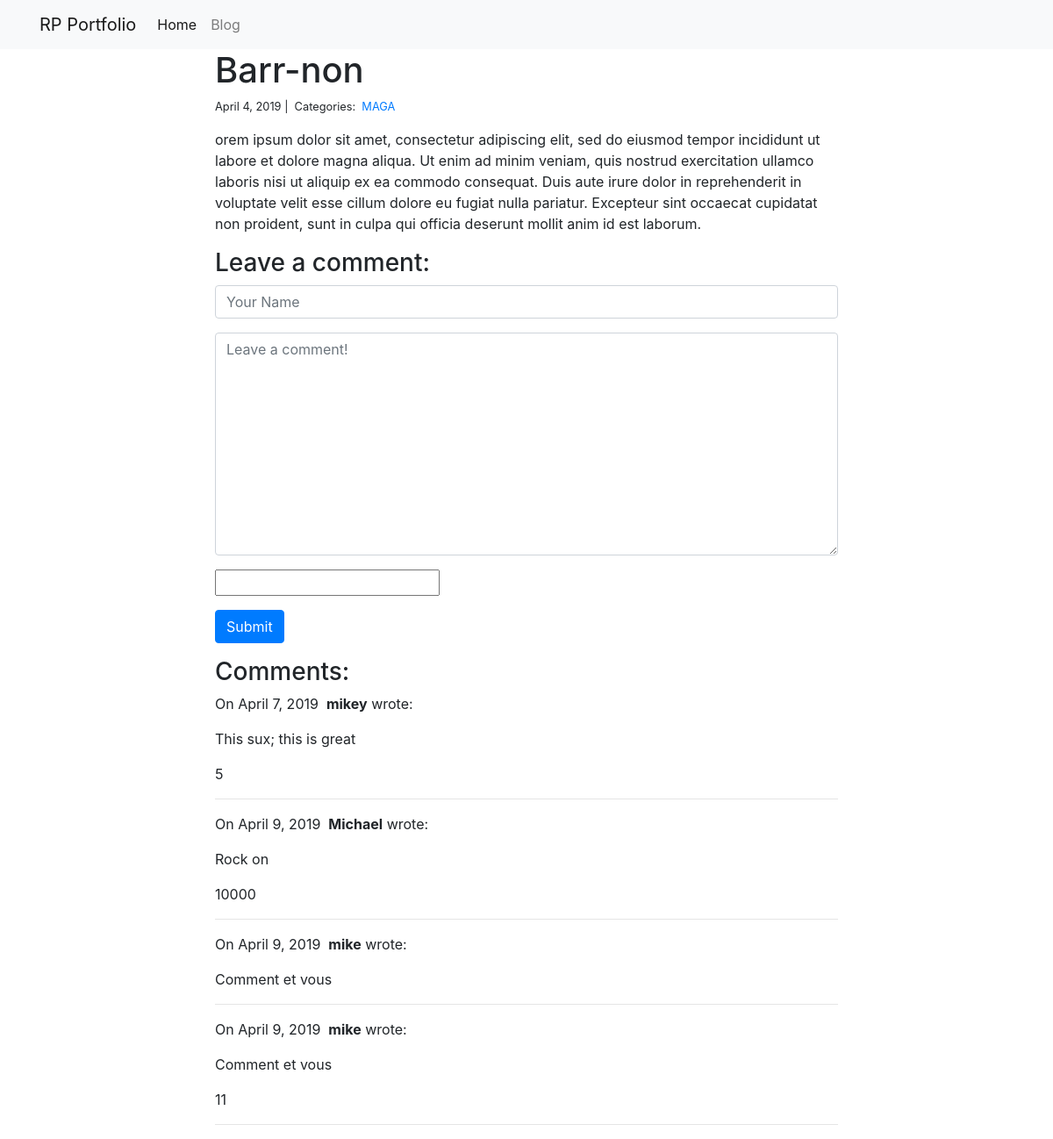
Page /blog/3/ on the committed database.
### blog/models.py (models this page shows)
class Post(models.Model):
    title = models.CharField(max_length=255)
    body = models.TextField()
    created_on = models.DateTimeField(auto_now_add=True)
    last_modified = models.DateTimeField(auto_now=True)
    categories = models.ManyToManyField('Category', related_name='posts')

class Category(models.Model):
    name = models.CharField(max_length=20)

class Comment(models.Model):
    author = models.CharField(max_length=60)
    body = models.TextField()
    slider_val = models.CharField(max_length=20)
    created_on = models.DateTimeField(auto_now_add=True)
    post = models.ForeignKey('Post', on_delete=models.CASCADE)

### blog/views.py (the view, shortened to what this page needs)
# urls.py: path("<int:pk>/", views.blog_detail, name="blog_detail"),
def blog_detail(request, pk):
    post = Post.objects.get(pk=pk)
    comments = Comment.objects.filter(post=post)
    form = CommentForm()
    context = {"post": post, "comments": comments, "form": form}
    return render(request, "blog_detail.html", context)

### blog/forms.py
class CommentForm(forms.Form):
    author = forms.CharField(max_length=60,
                             widget=forms.TextInput(
                                attrs={"class": "form-control",
                                       "placeholder": "Your Name"}))
    body = forms.CharField(widget=forms.Textarea(attrs={
        "class": "form-control",
        "placeholder": "Leave a comment!"}))
    slider_val = RangeSliderField(label=True, minimum=1, maximum=10)

### blog/templates/blog_detail.html (shortened to what this page needs)
{% extends "base.html" %}
{% block page_content %}
<div class="col-md-8 offset-md-2">
    <h1>{{ post.title }}</h1>
    <small>
        {{ post.created_on.date }} |&nbsp;
        Categories:&nbsp;
        {% for category in post.categories.all %}
        <a href="{% url 'blog_category' category.name %}">
            {{ category.name }}
        </a>&nbsp;
        {% endfor %}
    </small>
    <p>{{ post.body | linebreaks }}</p>
    <h3>Leave a comment:</h3>
    <form action="/blog/{{ post.pk }}/" method="post">
        <div class="form-group">
            {{ form.author }}
        </div>
        <div class="form-group">
            {{ form.body }}
        </div>
        <div class="form-group">
            {{ form.slider_val }}
        </div>
        <button type="submit" class="btn btn-primary">Submit</button>
    </form>
    <h3>Comments:</h3>
    {% for comment in comments %}
    <p>
        On {{comment.created_on.date }}&nbsp;
        <b>{{ comment.author }}</b> wrote:
    </p>
    <p>{{ comment.body }}</p>
    <p>{{ comment.slider_val}}</p>
    <hr>
    {% endfor %}
</div>
{% endblock %}

### personal_portfolio/templates/base.html (shortened to what this page needs)
{% load staticfiles %}
<link rel="stylesheet" href="https://stackpath.bootstrapcdn.com/bootstrap/4.1.3/css/bootstrap.min.css">
<nav class="navbar navbar-expand-lg navbar-light bg-light">
    <div class="container">
        <a class="navbar-brand" href="{% url 'project_index' %}">RP Portfolio</a>
        <div class="collapse navbar-collapse" id="navbarSupportedContent">
          <ul class="navbar-nav mr-auto">
            <li class="nav-item active">
              <a class="nav-link" href="{% url 'project_index' %}">Home</a>
            </li>
            <li class="nav-item">
              <a class="nav-link" href="{% url 'blog_index' %}">Blog</a>
            </li>
          </ul>
        </div>
    </div>
</nav>
<div class="container">
    {% block page_content %}{% endblock %}
</div>
<link href="http://code.jquery.com/ui/1.12.0/themes/smoothness/jquery-ui.css" rel="stylesheet">

### rows in the picture
Post: title "Barr-non", created_on "April 4, 2019", body "orem ipsum dolor sit amet, consectetur adipiscing elit, sed do eiusmod tempor incididunt ut labore et dolore magna aliqua. Ut enim ad minim veniam, quis nostrud exercitation ullamco laboris nisi ut aliquip ex ea commodo consequat. Duis aute irure dolor in reprehenderit in voluptate velit esse cillum dolore eu fugiat nulla pariatur. Excepteur sint occaecat cupidatat non proident, sunt in culpa qui officia deserunt mollit anim id est laborum."
Category: name "MAGA"
Comment: created_on "April 7, 2019", author "mikey", body "This sux; this is great", slider_val "5"
Comment: created_on "April 9, 2019", author "Michael", body "Rock on", slider_val "10000"
Comment: created_on "April 9, 2019", author "mike", body "Comment et vous"
Comment: created_on "April 9, 2019", author "mike", body "Comment et vous", slider_val "11"
